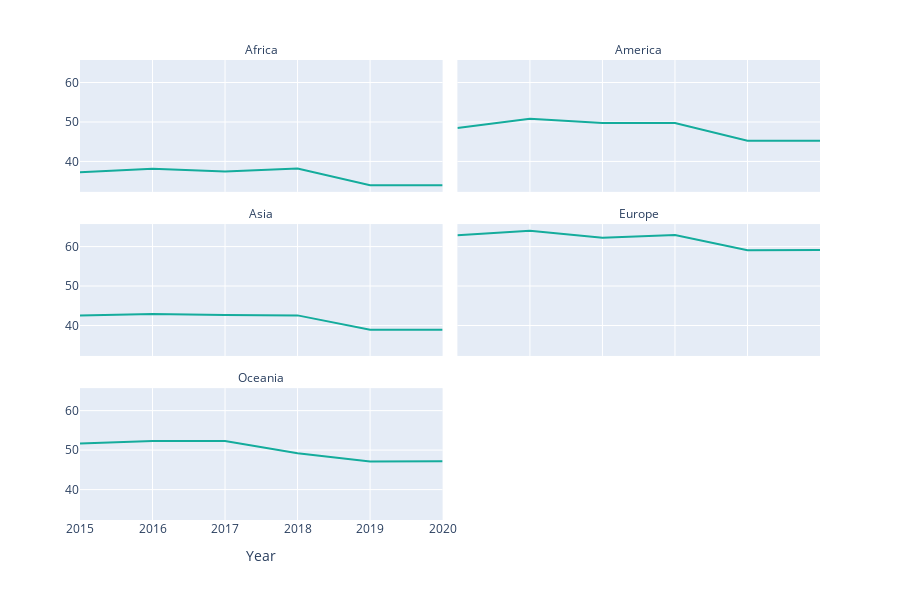

Notebook cell for this chart:
### Code cell
df = data[(data.Aggregation == 'Index')].groupby(['Year', 'Continent']).mean().reset_index()
fig = px.line(df,
              x='Year',
              y='Value',
              facet_col='Continent',
              facet_col_wrap=2,
              labels = {
                 'Value': ''
              },
             height=600)
fig.for_each_annotation(lambda a: a.update(text=a.text.split("=")[-1]))
fig.update_yaxes(visible=True)
fig.update_traces(mode='lines', line_color='#14ac9c')

### Figure 1 — Plotly figure (JSON) as saved in the notebook; plotly's stock layout.template omitted (floating-point values rounded to 4 significant figures)
{"data": [{"hovertemplate": "Continent=Africa<br>Year=%{x}<br>=%{y}<extra></extra>", "legendgroup": "", "line": {"color": "#14ac9c", "dash": "solid"}, "mode": "lines", "name": "", "orientation": "v", "showlegend": false, "type": "scatter", "x": [2015, 2016, 2017, 2018, 2019, 2020], "xaxis": "x5", "y": [37.27, 38.14, 37.43, 38.21, 33.97, 33.97], "yaxis": "y5"}, {"hovertemplate": "Continent=America<br>Year=%{x}<br>=%{y}<extra></extra>", "legendgroup": "", "line": {"color": "#14ac9c", "dash": "solid"}, "mode": "lines", "name": "", "orientation": "v", "showlegend": false, "type": "scatter", "x": [2015, 2016, 2017, 2018, 2019, 2020], "xaxis": "x6", "y": [48.47, 50.83, 49.73, 49.75, 45.23, 45.25], "yaxis": "y6"}, {"hovertemplate": "Continent=Asia<br>Year=%{x}<br>=%{y}<extra></extra>", "legendgroup": "", "line": {"color": "#14ac9c", "dash": "solid"}, "mode": "lines", "name": "", "orientation": "v", "showlegend": false, "type": "scatter", "x": [2015, 2016, 2017, 2018, 2019, 2020], "xaxis": "x3", "y": [42.56, 42.9, 42.67, 42.57, 38.9, 38.95], "yaxis": "y3"}, {"hovertemplate": "Continent=Europe<br>Year=%{x}<br>=%{y}<extra></extra>", "legendgroup": "", "line": {"color": "#14ac9c", "dash": "solid"}, "mode": "lines", "name": "", "orientation": "v", "showlegend": false, "type": "scatter", "x": [2015, 2016, 2017, 2018, 2019, 2020], "xaxis": "x4", "y": [62.84, 64.03, 62.26, 62.92, 59.1, 59.16], "yaxis": "y4"}, {"hovertemplate": "Continent=Oceania<br>Year=%{x}<br>=%{y}<extra></extra>", "legendgroup": "", "line": {"color": "#14ac9c", "dash": "solid"}, "mode": "lines", "name": "", "orientation": "v", "showlegend": false, "type": "scatter", "x": [2015, 2016, 2017, 2018, 2019, 2020], "xaxis": "x", "y": [51.67, 52.28, 52.3, 49.22, 47.14, 47.17], "yaxis": "y"}], "layout": {"annotations": [{"font": {}, "showarrow": false, "text": "Oceania", "x": 0.245, "xanchor": "center", "xref": "paper", "y": 0.2867, "yanchor": "bottom", "yref": "paper"}, {"font": {}, "showarrow": false, "text": "Asia", "x": 0.245, "xanchor": "center", "xref": "paper", "y": 0.6433, "yanchor": "bottom", "yref": "paper"}, {"font": {}, "showarrow": false, "text": "Europe", "x": 0.755, "xanchor": "center", "xref": "paper", "y": 0.6433, "yanchor": "bottom", "yref": "paper"}, {"font": {}, "showarrow": false, "text": "Africa", "x": 0.245, "xanchor": "center", "xref": "paper", "y": 1.0, "yanchor": "bottom", "yref": "paper"}, {"font": {}, "showarrow": false, "text": "America", "x": 0.755, "xanchor": "center", "xref": "paper", "y": 1.0, "yanchor": "bottom", "yref": "paper"}], "height": 600, "legend": {"tracegroupgap": 0}, "margin": {"t": 60}, "xaxis": {"anchor": "y", "domain": [0, 0.49], "title": {"text": "Year"}}, "xaxis2": {"anchor": "y2", "domain": [0.51, 1], "matches": "x", "title": {"text": "Year"}}, "xaxis3": {"anchor": "y3", "domain": [0, 0.49], "matches": "x", "showticklabels": false}, "xaxis4": {"anchor": "y4", "domain": [0.51, 1], "matches": "x", "showticklabels": false}, "xaxis5": {"anchor": "y5", "domain": [0, 0.49], "matches": "x", "showticklabels": false}, "xaxis6": {"anchor": "y6", "domain": [0.51, 1], "matches": "x", "showticklabels": false}, "yaxis": {"anchor": "x", "domain": [0, 0.2867], "title": {"text": ""}, "visible": true}, "yaxis2": {"anchor": "x2", "domain": [0, 0.2867], "matches": "y", "showticklabels": false, "visible": true}, "yaxis3": {"anchor": "x3", "domain": [0.3567, 0.6433], "matches": "y", "title": {"text": ""}, "visible": true}, "yaxis4": {"anchor": "x4", "domain": [0.3567, 0.6433], "matches": "y", "showticklabels": false, "visible": true}, "yaxis5": {"anchor": "x5", "domain": [0.7133, 1.0], "matches": "y", "title": {"text": ""}, "visible": true}, "yaxis6": {"anchor": "x6", "domain": [0.7133, 1.0], "matches": "y", "showticklabels": false, "visible": true}}}
